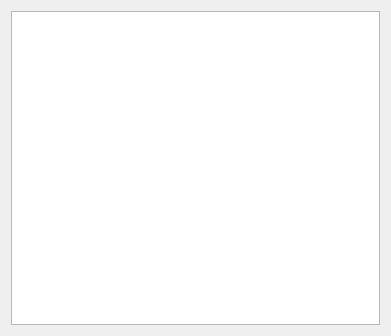
<?xml version="1.0" encoding="UTF-8"?>
<ui version="4.0">
 <class>Dialog</class>
 <widget class="QDialog" name="Dialog">
  <property name="geometry">
   <rect>
    <x>0</x>
    <y>0</y>
    <width>391</width>
    <height>336</height>
   </rect>
  </property>
  <property name="windowTitle">
   <string>단어 횟수</string>
  </property>
  <layout class="QGridLayout" name="gridLayout_4">
   <item row="0" column="0">
    <layout class="QGridLayout" name="gridLayout_3">
     <item row="0" column="0">
      <widget class="QTableWidget" name="tableWidget"/>
     </item>
    </layout>
   </item>
  </layout>
 </widget>
 <resources/>
 <connections/>
</ui>
